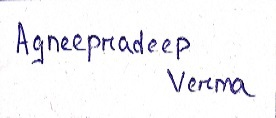
#> input picture src2/watermark.png, 276 x 118 px
$ python check_tampered.py
#> lines starting #> are read from the running program, lines starting #| are printed output that depends on the picture; after the words box and inside, x2 and y2 are one past the last pixel; in counts of white or black regions, pixels touching at a corner belong together
import cv2
import numpy as np

# ---- Load images ----
# path to your original (embedded) watermark/signature image
original_watermark = cv2.imread('watermark.png', cv2.IMREAD_GRAYSCALE)
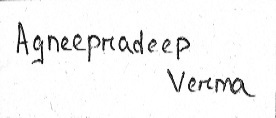
#> original_watermark: shape (118, 276); min 1, max 255, mean 244
# path to the extracted watermark
extracted_watermark = cv2.imread('extracted_robust_watermark.png', cv2.IMREAD_GRAYSCALE)
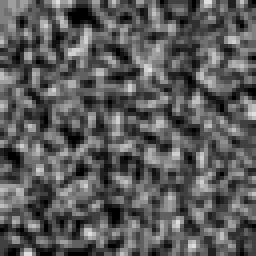
#> input picture src2/extracted_robust_watermark.png, 64 x 64 px (shown 4 times larger)
#> extracted_watermark is the input picture: shape (64, 64); min 0, max 223, mean 90.1

# resize both to same shape (in case of mismatch)
extracted_watermark = cv2.resize(extracted_watermark, (original_watermark.shape[1], original_watermark.shape[0]))
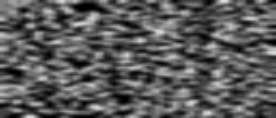
#> extracted_watermark: shape (118, 276); min 0, max 223, mean 89.9

# normalize to [0,1]
orig_norm = original_watermark.astype(np.float32) / 255.0
ext_norm = extracted_watermark.astype(np.float32) / 255.0

# ---- Compute Normalized Correlation (NC) ----
numerator = np.sum(orig_norm * ext_norm)
#> numerator = 10992.4
denominator = np.sqrt(np.sum(orig_norm**2) * np.sum(ext_norm**2))
#> denominator = 12211.2
NC = numerator / denominator
#> NC = 0.9

# ---- Compute Bit Error Rate (BER) ----
# if your watermark is binary (0/1)
orig_bin = (orig_norm > 0.5).astype(np.uint8)
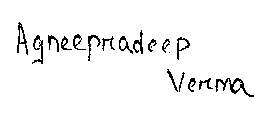
#> orig_bin: shape (118, 276); values 0 (black) and 1 (white), 95.9% white; black in thin lines or dots, all inside (x1, y1, x2, y2) = (17, 22, 254, 97)
ext_bin = (ext_norm > 0.5).astype(np.uint8)
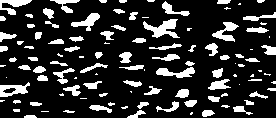
#> ext_bin: shape (118, 276); values 0 (black) and 1 (white), 18.3% white; 111 white regions (35 under 20 px), largest, box (x1, y1, x2, y2) and area: (143, 19, 180, 38) 345, (0, 82, 30, 97) 235, (212, 22, 239, 42) 231
BER = np.sum(orig_bin != ext_bin) / orig_bin.size
#> BER = 0.79

# ---- Decision ----
print(f"Normalized Correlation (NC): {NC:.4f}")
#| Normalized Correlation (NC): 0.9002
print(f"Bit Error Rate (BER): {BER:.4f}")
#| Bit Error Rate (BER): 0.7903

if NC > 0.75:
    print("✅ Watermark detected — Image likely NOT tampered.")
elif NC > 0.5:
    print("⚠️ Possible mild distortion — watermark partially intact.")
else:
    print("❌ Watermark may be TAMPERED or destroyed.")
